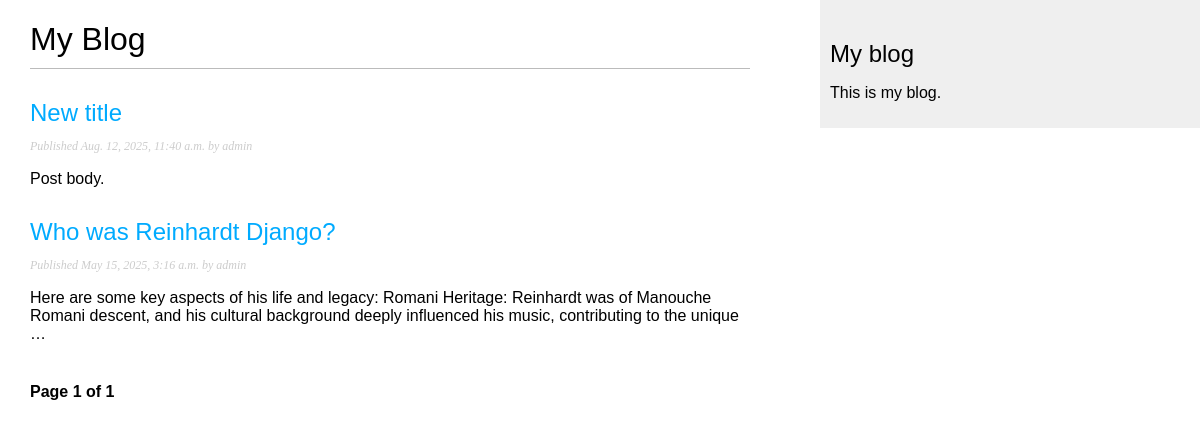
Page /blog/ on the earlier database version.
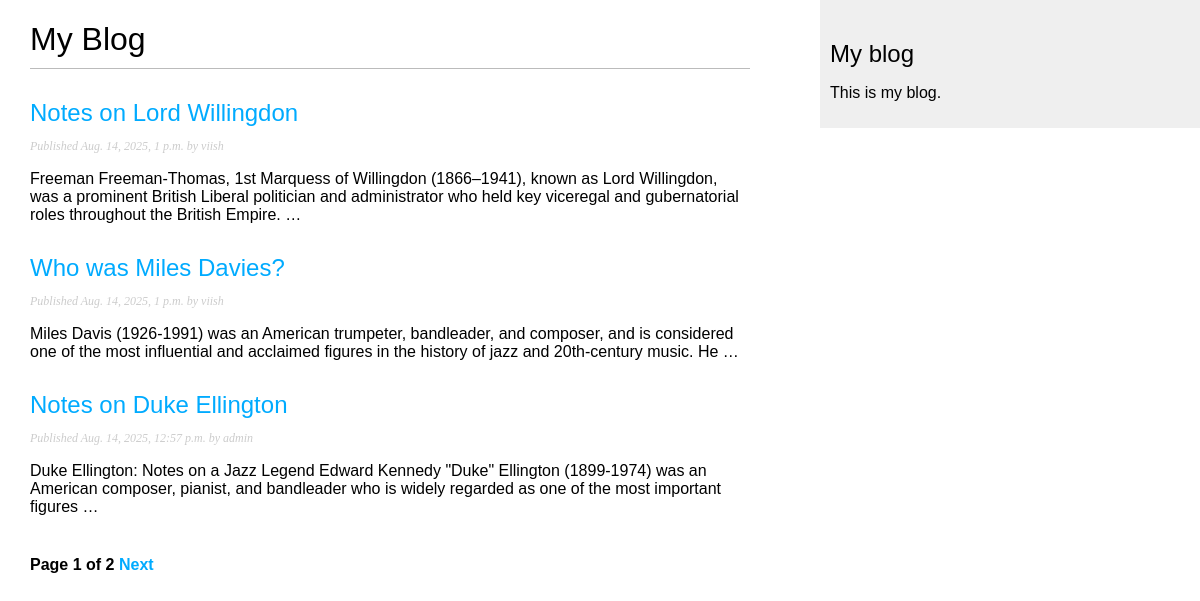
Same page on the later database version.
### blog/models.py (models this page shows, shortened)
class Post(models.Model):
    class Status(models.TextChoices):
        DRAFT = 'DF', 'Draft'
        PUBLISHED = 'PB', 'Published'
    title = models.CharField(max_length=200)
    slug = models.SlugField(max_length=200, unique_for_date='publish')
    author = models.ForeignKey(
        settings.AUTH_USER_MODEL,
        on_delete=models.CASCADE,
        related_name='blog_posts',
    )
    body = models.TextField()
    publish = models.DateTimeField(default=timezone.now)
    created = models.DateTimeField(auto_now_add=True)
    updated = models.DateTimeField(auto_now=True)
    status = models.CharField(
        max_length=2,
        choices=Status,
        default=Status.DRAFT,
    )
    objects = models.Manager() # The Default Manager
    published = PublishedManager() # Custom Manager
    draft = DraftManager()
    class Meta:
        ordering = ['-publish']
        indexes = [
            models.Index(fields=['-publish']),
        ]
    def get_absolute_url(self):
        return reverse('blog:post_detail',
                       args=[
                           self.publish.year,
                           self.publish.month,
                           self.publish.day,
                           self.slug])

### blog/views.py (the view)
# urls.py: path('', views.PostListView.as_view(), name='post-list'),
class PostListView(ListView):
    queryset = Post.published.all()
    context_object_name = 'posts'
    paginate_by = 3
    template_name = 'blog/post/list.html'

### blog/templates/blog/post/list.html (shortened to what this page needs)
{% extends "blog/base.html" %}
{% block content %}
  <h1>My Blog</h1>
  {% for post in posts %}
    <h2>
      <a href="{{ post.get_absolute_url }}">
        {{ post.title }}
      </a>
    </h2>
    <p class="date">
      Published {{ post.publish }} by {{ post.author }}
    </p>
    {{ post.body|truncatewords:30|linebreaks }}
  {% endfor %}
    {% include "pagination.html" with page=page_obj %}
{% endblock %}

### blog/templates/blog/base.html (shortened to what this page needs)
{% load static %}
<!DOCTYPE html>
<html>
<head>
  <link href="{% static "css/blog.css" %}" rel="stylesheet">
</head>
<body>
  <div id="content">
    {% block content %}
    {% endblock %}
  </div>
  <div id="sidebar">
    <h2>My blog</h2>
    <p>This is my blog.</p>
  </div>
</body>
</html>

### blog/templates/pagination.html (shortened to what this page needs)
<!DOCTYPE html>
<html lang="en">
<div class="pagination">
    <span class="step-links">
        <span class="current">
            Page {{ page.number }} of {{ page.paginator.num_pages }}
        </span>
        {% if page.has_next %}
            <a href="?page={{ page.next_page_number }}">Next</a>
        {% endif %}
    </span>
</div>
</html>

### blog/static/css/blog.css (style rules this page uses)
body { margin:0; padding:0; font-family:helvetica, sans-serif; }
a { color:#00abff; text-decoration:none; }
h1 { font-weight:normal; border-bottom:1px solid #bbb; padding:0 0 10px 0; }
h2 { font-weight:normal; margin:30px 0 0; }
#content { float:left; width:60%; padding:0 0 0 30px; }
#sidebar { float:right; width:30%; padding:10px; background:#efefef; height:100%; }
p.date { color:#ccc; font-family: georgia, serif; font-size: 12px; font-style: italic; }
.pagination { margin:40px 0; font-weight:bold; }

Differences in the rows shown:
removed Post: title "New title", publish "Aug. 12, 2025, 11:40 a.m.", author "admin", body "Post body."
no longer on this page (row unchanged): Post: title "Who was Reinhardt Django?", publish "May 15, 2025, 3:16 a.m.", author "admin", body "Here are some key aspects of his life and legacy: Romani Heritage: Reinhardt was of Manouche Romani descent, and his cultural background deeply influenced his music, contributing to the unique …"
added Post: title "Notes on Lord Willingdon", publish "Aug. 14, 2025, 1 p.m.", author "viish", body "Freeman Freeman-Thomas, 1st Marquess of Willingdon (1866–1941), known as Lord Willingdon, was a prominent British Liberal politician and administrator who held key viceregal and gubernatorial roles throughout the British Empire. …"
added Post: title "Who was Miles Davies?", publish "Aug. 14, 2025, 1 p.m.", author "viish", body "Miles Davis (1926-1991) was an American trumpeter, bandleader, and composer, and is considered one of the most influential and acclaimed figures in the history of jazz and 20th-century music. He …"
added Post: title "Notes on Duke Ellington", publish "Aug. 14, 2025, 12:57 p.m.", author "admin", body "Duke Ellington: Notes on a Jazz Legend Edward Kennedy \"Duke\" Ellington (1899-1974) was an American composer, pianist, and bandleader who is widely regarded as one of the most important figures …"
Other differences:
{{ page.paginator.num_pages }}: "1" → "2"
text now shown: "Next"
